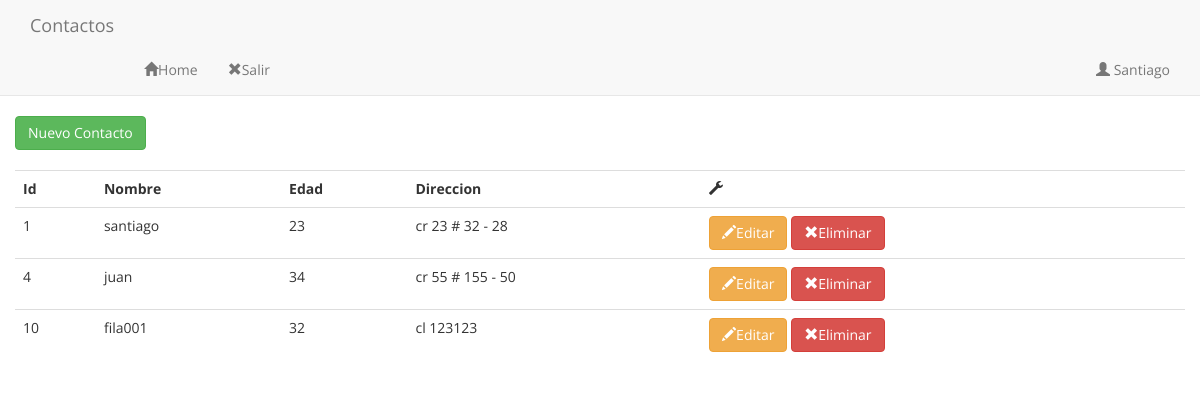
Screenshot of /ejemplo/Listaop/listar.php (signed in) with the database file from the repository.
### tables this page shows
CREATE TABLE IF NOT EXISTS `tbcontactos` (
  `id` int(11) NOT NULL AUTO_INCREMENT,
  `nombre` varchar(30) NOT NULL,
  `edad` int(3) NOT NULL,
  `direccion` varchar(30) NOT NULL,
  PRIMARY KEY (`id`)
);

### ejemplo/Listaop/listar.php (the view, shortened to what this page needs)
<?php
	if(isset($_SESSION['nombreusu']))
	{
?>
<!DOCTYPE html>
<html lang="en">
<head>
	<link rel="stylesheet" href="css/bootstrap.min.css">
	<link rel="stylesheet" href="css/estilos.css">
</head>
<body>
	<header>
		<nav class="navbar navbar-default navbar-static-top" role="navigation">
			<div class="container">
				<div class="navbar-header">
					<a href="#" class="navbar-brand">Contactos</a>
				</div>
				<div class="collapse navbar-collapse" id="navegacion-fm">
					<ul class="nav navbar-nav">
						<li><a href="#"><span class="glyphicon glyphicon-home"></span>Home</a></li>
						<li><a href="cerrars.php"><span class="glyphicon glyphicon-remove"></span>Salir</a></li>
					</ul>
					<ul class="nav navbar-nav navbar-right">
						<?php
							echo "<li><a href='#'><span class='glyphicon glyphicon-user'></span> ".$_SESSION['nombreusu']."</a></li>";
						?>
				    </ul>
				</div>
			</div>
		</nav>
	</header>
	<div class="container">
		<div class="row">
			<a class="btn btn-success" data-toggle="modal" data-target="#nuevoUsu">Nuevo Contacto</a><br><br>
			<table class='table'>
				<tr>
					<th>Id</th><th>Nombre</th><th>Edad</th><th>Direccion</th><th><span class="glyphicon glyphicon-wrench"></span></th>
				</tr>
<?php
			$mysqli = new mysqli("localhost", "root", "", "bdpersona");
			$consulta= "SELECT * FROM tbcontactos";
			if ($resultado = $mysqli->query($consulta))
			{
				while ($fila = $resultado->fetch_row())
				{
					echo "<tr>";
					echo "<td>$fila[0]</td><td>$fila[1]</td><td>$fila[2]</td><td>$fila[3]</td>";
					echo"<td>";
				    echo "<a data-toggle='modal' data-target='#editUsu' data-id='" .$fila[0] ."' data-nombre='" .$fila[1] ."' data-edad='" .$fila[2] ."' data-direccion='" .$fila[3] ."' class='btn btn-warning'><span class='glyphicon glyphicon-pencil'></span>Editar</a> ";
					echo "<a class='btn btn-danger' href='elimina.php?id=" .$fila[0] ."'><span class='glyphicon glyphicon-remove'></span>Eliminar</a>";
					echo "</td>";
					echo "</tr>";
				}
			}
?>
	        </table>
		</div>
	</div>
</body>
</html>
<?php
	}
	else
	{
		?>
		 <META HTTP-EQUIV="Refresh" CONTENT="0; URL=index.php">
		 <?php
	}
?>

### css2/estilos.css (style rules this page uses)
* { box-sizing: border-box; }
body { margin: 0; font-family: 'Open Sans', sans-serif; }
.nav { position: absolute; margin-top: 45px; top: 60px; left: -100%; width: 100%; transition: all 0.4s; }
@media (min-width:1024px) { .nav { position: static; width: auto; } }

### rows the page displays
tbcontactos: id "1", nombre "santiago", edad "23", direccion "cr 23 # 32 - 28"
tbcontactos: id "4", nombre "juan", edad "34", direccion "cr 55 # 155 - 50"
tbcontactos: id "10", nombre "fila001", edad "32", direccion "cl 123123"

### other values shown
$_SESSION['nombreusu'] "Santiago"
